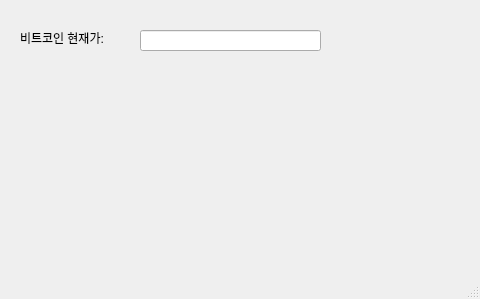
<?xml version="1.0" encoding="UTF-8"?>
<ui version="4.0">
 <class>MainWindow</class>
 <widget class="QMainWindow" name="MainWindow">
  <property name="geometry">
   <rect>
    <x>0</x>
    <y>0</y>
    <width>480</width>
    <height>299</height>
   </rect>
  </property>
  <property name="windowTitle">
   <string>MainWindow</string>
  </property>
  <widget class="QWidget" name="centralwidget">
   <widget class="QLabel" name="label">
    <property name="geometry">
     <rect>
      <x>20</x>
      <y>30</y>
      <width>121</width>
      <height>16</height>
     </rect>
    </property>
    <property name="text">
     <string>비트코인 현재가:</string>
    </property>
   </widget>
   <widget class="QLineEdit" name="lineEdit">
    <property name="geometry">
     <rect>
      <x>140</x>
      <y>30</y>
      <width>181</width>
      <height>21</height>
     </rect>
    </property>
    <property name="tabletTracking">
     <bool>false</bool>
    </property>
   </widget>
  </widget>
  <widget class="QMenuBar" name="menubar">
   <property name="geometry">
    <rect>
     <x>0</x>
     <y>0</y>
     <width>480</width>
     <height>26</height>
    </rect>
   </property>
  </widget>
  <widget class="QStatusBar" name="statusbar"/>
 </widget>
 <resources/>
 <connections/>
</ui>
